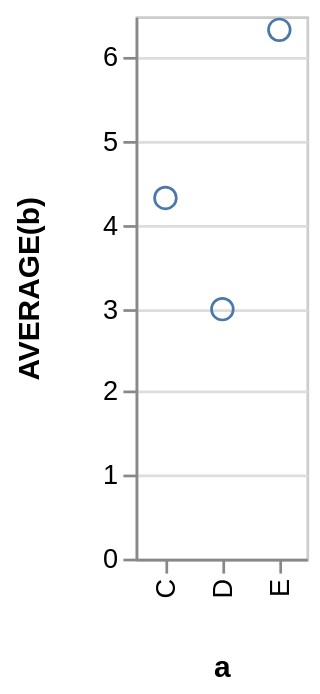

Vega-Lite specification stored for this chart:
### Vega specification from a JSON file in a GitHub repository (floating-point values rounded to 4 significant figures)
{"$schema": "https://vega.github.io/schema/vega/v3.0.json", "autosize": "pad", "padding": 5, "encode": {"update": {"stroke": {"value": "#ccc"}, "fill": {"value": "transparent"}}}, "data": [{"name": "source_0", "values": [{"a": "C", "b": 2}, {"a": "C", "b": 7}, {"a": "C", "b": 4}, {"a": "D", "b": 1}, {"a": "D", "b": 2}, {"a": "D", "b": 6}, {"a": "E", "b": 8}, {"a": "E", "b": 4}, {"a": "E", "b": 7}]}, {"name": "data_0", "source": "source_0", "transform": [{"type": "formula", "expr": "toNumber(datum[\"b\"])", "as": "b"}, {"type": "aggregate", "groupby": ["a"], "ops": ["average"], "fields": ["b"], "as": ["average_b"]}]}], "signals": [{"name": "x_step", "value": 21}, {"name": "width", "update": "bandspace(domain('x').length, 1, 0.5) * x_step"}, {"name": "height", "update": "200"}], "marks": [{"name": "marks", "type": "symbol", "role": "point", "from": {"data": "data_0"}, "encode": {"update": {"x": {"scale": "x", "field": "a"}, "y": {"scale": "y", "field": "average_b"}, "stroke": {"value": "#4c78a8"}, "fill": {"value": "transparent"}}}}], "scales": [{"name": "x", "type": "point", "domain": {"data": "data_0", "field": "a", "sort": true}, "range": {"step": {"signal": "x_step"}}, "round": true, "padding": 0.5}, {"name": "y", "type": "linear", "domain": {"data": "data_0", "field": "average_b"}, "range": [{"signal": "height"}, 0], "round": true, "nice": true, "zero": true}], "axes": [{"scale": "x", "orient": "bottom", "title": "a", "zindex": 1, "encode": {"labels": {"update": {"angle": {"value": 270}, "align": {"value": "right"}, "baseline": {"value": "middle"}}}}}, {"scale": "y", "labelOverlap": true, "orient": "left", "tickCount": {"signal": "ceil(height/40)"}, "title": "AVERAGE(b)", "zindex": 1}, {"scale": "y", "domain": false, "grid": true, "labels": false, "maxExtent": 0, "minExtent": 0, "orient": "left", "tickCount": {"signal": "ceil(height/40)"}, "ticks": false, "zindex": 0, "gridScale": "x"}], "config": {"axis": {"minExtent": 30, "domainColor": "#888", "tickColor": "#888"}}}
